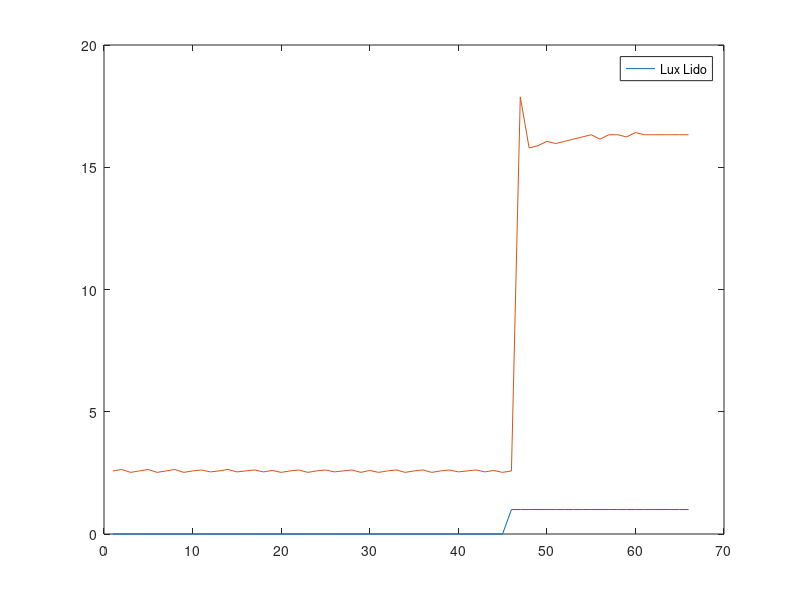

This figure's MATLAB source:
clear; close all; clc;

values = [0,2.58,4.43;
0,2.64,4.04;
0,2.52,4.43;
0,2.58,4.43;
0,2.64,4.04;
0,2.52,4.43;
0,2.58,4.43;
0,2.64,4.04;
0,2.52,4.43;
0,2.58,4.43;
0,2.62,4.04;
0,2.54,4.43;
0,2.58,4.43;
0,2.64,4.04;
0,2.54,4.43;
0,2.58,4.43;
0,2.62,4.04;
0,2.54,4.43;
0,2.60,4.04;
0,2.52,4.43;
0,2.58,4.43;
0,2.62,4.04;
0,2.52,4.43;
0,2.58,4.43;
0,2.62,4.04;
0,2.54,4.43;
0,2.58,4.43;
0,2.62,4.04;
0,2.52,4.43;
0,2.60,4.04;
0,2.52,4.43;
0,2.58,4.43;
0,2.62,4.04;
0,2.52,4.43;
0,2.58,4.43;
0,2.62,4.04;
0,2.52,4.43;
0,2.58,4.43;
0,2.62,4.04;
0,2.54,4.43;
0,2.58,4.43;
0,2.62,4.04;
0,2.54,4.43;
0,2.60,4.04;
0,2.52,4.43;
1,2.58,54.90;
1,17.88,24.31;
1,15.79,26.67;
1,15.88,26.67;
1,16.06,26.27;
1,15.97,26.27;
1,16.06,26.27;
1,16.15,26.27;
1,16.24,26.27;
1,16.33,25.88;
1,16.15,26.27;
1,16.33,25.88;
1,16.33,25.88;
1,16.24,26.27;
1,16.42,25.88;
1,16.33,25.88;
1,16.33,25.88;
1,16.33,25.88;
1,16.33,25.88;
1,16.33,25.88;
1,16.33,25.88;
];

ref = values(:,1);

lux_lido = values(:,2);


PWM_perce = values(:,3);


figure
plot(ref)
legend('Reference')
hold on
plot(lux_lido)
legend('Lux Lido')
